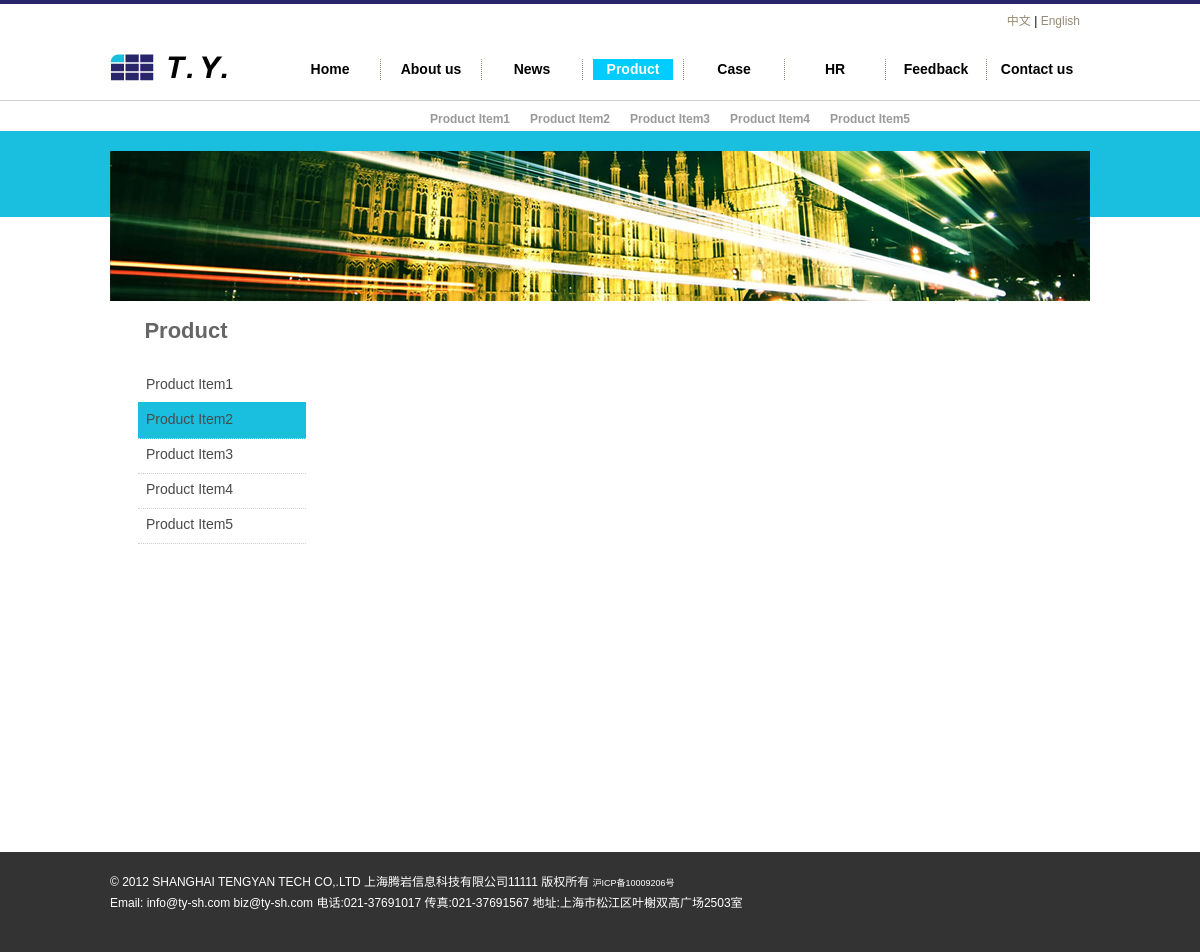
/en/product/product.php?id2=9, run on the app's committed database.
### tables this page shows
CREATE TABLE `layoutpic` (
  `id_layoutpic` int(11) NOT NULL auto_increment,
  `id_layout` int(11) NOT NULL,
  `id_hr` int(11) NOT NULL,
  `title` varchar(250) NOT NULL,
  `intro` text NOT NULL,
  `url` varchar(250) NOT NULL,
  `opicname` varchar(250) NOT NULL,
  `spicname` varchar(250) NOT NULL,
  `dele` int(1) NOT NULL default '1',
  `type` varchar(3) NOT NULL,
  `indate` datetime NOT NULL,
  `modate` datetime NOT NULL,
  `deldate` datetime NOT NULL,
  `browsecount` int(11) NOT NULL,
  PRIMARY KEY  (`id_layoutpic`)
);

CREATE TABLE `productdir` (
  `id_proddir` int(11) NOT NULL auto_increment,
  `lang` int(1) NOT NULL,
  `name` varchar(50) NOT NULL default '1',
  `intro` text NOT NULL,
  `dele` int(1) NOT NULL default '1',
  `dirurl` varchar(50) NOT NULL,
  `fatherid` int(11) NOT NULL,
  `level` int(1) NOT NULL,
  `ordernum` int(11) NOT NULL,
  PRIMARY KEY  (`id_proddir`)
);

CREATE TABLE `layout` (
  `id_layout` int(11) NOT NULL auto_increment,
  `lang` int(1) NOT NULL default '1',
  `title` varchar(250) NOT NULL,
  `url` text NOT NULL,
  `intro` text NOT NULL,
  `content` text NOT NULL,
  `openstat` int(1) NOT NULL default '1',
  `ordernum` int(11) NOT NULL,
  PRIMARY KEY  (`id_layout`)
);

### www/inc/config.php (called while the page is built, shortened)
<?php
require_once("mysql.class.php");
$db_hostname="localhost";
$db_username="root";
$db_password="123456";
$db_database="demo-l1";
?>

### www/inc/function.class.php (called while the page is built, shortened)
<?php
$objDB=new mysql($db_hostname,$db_username,$db_password,$db_database);
$strSQL = "select iscopy,otherheader,title,keywords,description,icp,mapcode,statistics from siteset where id_siteset=1" ;
$objDB->Execute($strSQL);
function getcurrentfilename(){
return end(explode('/',$_SERVER["PHP_SELF"]));
}
function getproductdir2($fatherid){
global	 $objDB;
$strSQL="SELECT id_proddir,name,intro FROM productdir WHERE level='2' and dele='1' and fatherid='".$fatherid."' order by ordernum asc";
$objDB->Execute($strSQL);
$getproductdir2=$objDB->GetRows();
return $getproductdir2;
}
function getlayoutinfo($lid,$tableField){
global	 $objDB;
$strSQL = "select $tableField from layout where id_layout='".$lid."'" ;
$objDB->Execute($strSQL);
$getlayoutinfo=$objDB->fields();
return $getlayoutinfo;
}
function getlayoutpic($lid,$postion){
global	 $objDB;
$strSQL = "select opicname as pic from layoutpic  where id_layout ='".$lid."' order by  id_layoutpic asc limit $postion,1" ;
$objDB->Execute($strSQL);
$arronepic=$objDB->fields();
return $arronepic[pic];
}
?>

### www/inc/en_header_core.php (called while the page is built, shortened)
<?php
$allproddir2=getproductdir2(7);
?>

### www/inc/en_product_core.php (called while the page is built, shortened)
<?php
require "../../inc/config.php";
require "../../inc/function.class.php";
require "../../inc/en_header_core.php";
?>

### www/en/product/product.php (the view, shortened to what this page needs)
<?php
require "../../inc/en_product_core.php";
?>
<!DOCTYPE html PUBLIC "-//W3C//DTD XHTML 1.0 Transitional//EN" "http://www.w3.org/TR/xhtml1/DTD/xhtml1-transitional.dtd">
<html xmlns="http://www.w3.org/1999/xhtml">
<head>
<link href="../../inc/css/css1.css" rel="stylesheet" type="text/css">
</head>
<body>
<? require "../header.php"; ?>
<div id="about_banner">
<div id="about_box"><img src="../../inc/pics/about_banner.jpg" /></div>
</div>
<div id="product_contbox">
<div id="about_top">
<div id="about_toptitle">Product</div>
<div id="about_topintro">
</div>
</div>
<div id="case_left">
<ul>
<? for($i=0;$i<sizeof($allproddir2);$i++){?>
<li><a href="/en/product/product.php?id2=<?=$allproddir2[$i][id_proddir]?>" <? if($_GET[id2]==$allproddir2[$i][id_proddir]){echo 'class="curr"';}?>><?=$allproddir2[$i][name];?></a></li>
<? }?>
</ul>
</div>
<div id="product_right">
<div id="navi"><?php if(substr(trim($strNavigate),-46)!='#494949"><strong>1</strong></font>&nbsp;&nbsp;'){echo $strNavigate;}?></div>
</div>
</div>
<? require "../footer.php"; ?>
</body>
</html>

### www/en/header.php (shortened to what this page needs)
<div id="header_box">
<div id="header" >
<div id="header_logo"><a href="/"><img src="/upload/layout/<?=getlayoutpic(1,0)?>" width="132" height="27" /></a></div>
<div id="header_menubox">
<div id="header_language"><a href="/">中文</a> | <a href="/en/">English</a></div>
<div id="header_menu" style="position: relative">
<ul  id="menu">
<li><a href="/en/" id="n1"  <? if(getcurrentfilename()=='index.php'){echo ' class="curr"';}?>>Home</a></li>
<li><a href="/en/about/about.php?pageid=8" id="n2"  <? if(getcurrentfilename()=='about.php'){echo ' class="curr"';}?>>About us</a></li>
<li><a href="/en/news/news.php" id="n3"  <? if(getcurrentfilename()=='news.php'){echo ' class="curr"';}?>>News</a></li>
<li><a href="/en/product/product.php?id1=7" id="n4"  <? if(getcurrentfilename()=='product.php'){echo ' class="curr"';}?>>Product</a></li>
<li><a href="/en/case/case.php" id="n5"  <? if(getcurrentfilename()=='case.php'){echo ' class="curr"';}?>>Case</a></li>
<li><a href="/en/about/hr.php?pageid=13" id="n6"  <? if(getcurrentfilename()=='hr.php'){echo ' class="curr"';}?>>HR</a></li>
<li><a href="javascript:void(0)"  onclick="needsendmail2();" id="n7"  >Feedback</a></li>
<li style="border-right: none;"><a href="/en/about/contact.php?pageid=14" id="n8"  <? if(getcurrentfilename()=='contact.php'){echo ' class="curr"';}?>>Contact us</a></li>
</ul>
<div class="children">
<ul id="subNav4" <? if(getcurrentfilename()=='product.php'){echo 'style="display:block"';}?>>
<? for($i=0;$i<sizeof($allproddir2);$i++){?>
<li><a href="/en/product/product.php?id2=<?=$allproddir2[$i][id_proddir]?>" ><?=$allproddir2[$i][name];?></a></li>
<? }?>
</ul>
</div>
</div>
</div>
</div>
</div>

### www/en/footer.php (shortened to what this page needs)
<div id="footer">
<div id="footer_info">
<p>
<?
$footertext=getlayoutinfo(8,'content');
echo $footertext[content];
?>
</p>
</div>
</div>

### www/inc/css/css1.css (style rules this page uses)
html,body,div,img,h1,h2,h3,h4,h5,h6,ul,p,blockquote,form,fieldset,table,th,td,fieldset,legend { margin:0;padding:0;border:0; }
html { overflow-y:scroll; }
body { font-size:87.5%; }
a { outline:none; border-style: none; -moz-outline-style: none; }
p,ul,ol { margin-bottom:15px; }
li { margin-left:20px; }
a { color: #183F72; text-decoration: underline; }
body { font-family: Arial, Helvetica, sans-serif; text-align:left; font-size: 9pt; background-color:#fff; line-height: 1.5em; }
#header_box { width: 100%;height:96px;border-top: 4px #28256B solid;border-bottom:1px #D0D0D0 solid; }
#header { width: 980px;height:96px;margin: 0 auto; }
#header_logo { float:left;width: 137px;height:30px; margin-top:50px; }
#header_menubox { float:right;width:840px; height:96px; }
#header_language { float:right; margin-right:10px;width:300px; height:30px; text-align:right; line-height:35px; }
#header_language a { font-size: 9pt; color: #978973; text-decoration: none; font-weight: normal; }
#header_menu { float:right; margin-top:25px;width:810px; height:21px; }
#menu { font-size:14px; }
#menu, #menu li { list-style:none; padding:0; margin:0; border-right:1px dotted #978973; }
#menu li { float:left; width:100px; height:21px; }
#menu li a { display:block; width:80px; margin-left:10px; height:21px; line-height:20px; text-align:center;color:#000; text-decoration:none;font-size:14px; font-weight: bold }
#menu li a.curr { color:#fff; text-decoration:none; font-size:14px; font-weight: bold; height:21px; background-color: #0CF }
.children { position:absolute;left:150px;top:50px;font-size:12px; }
.children ul { display:none }
.children, .children li { list-style:none; padding:0; margin:0; }
.children li { float:left; width:100px; height:21px; }
.children li a { display:block; width:80px; height:21px; line-height:20px; text-align:center;color:#9a9a9a; text-decoration:none;font-size:12px; font-weight: bold }
#footer { width: 100%;height:100px;background-color: #333333; color:#FFFFFF }
#footer_info { width: 980px;height:100px;margin: 0 auto; }
#footer p { float:left; margin-top:20px;line-height:20px; }
#footer a { font-size: 9px; color: #FFFFFF; text-decoration: none; font-weight: normal; }
#about_banner { margin-top:30px;width: 100%;height:86px;background-color: #1ABFDF; }
#about_box { position: relative; padding-top:25px; width: 980px;height:100px;margin: 0 auto; }
#about_box img { position: absolute; left:0px;top:20px; }
#about_top { float:left;width: 980px;height:50px; }
#about_toptitle { float:left; margin-top:20px;width: 152px;height:70px; font-size: 22px;color: #666666; font-weight: bold; text-align:center; }
#about_topintro { float:left; margin-top:20px; margin-left:90px; width: 500px;height:30px;font-size: 20px;color: #666666; font-weight: bold; }
#case_left { float:left; width: 210px;height:300px; }
#case_left ul { list-style: none; }
#case_left li { float:left; margin-top:15px; width:152px;height:20px; }
#case_left li a { padding:8px; display:block;margin-left:8px;font-size: 14px;color: #494949; text-decoration: none; font-weight: normal;width:152px;height:20px;border-bottom:1px #D0D0D0 dotted; }
#case_left li a.curr { color: #494949; width:152px;height:20px; border-bottom:1px #D0D0D0 dotted;background-color:#1ABFDF; }
#product_contbox { width: 980px;height:auto!important;min-height:550px;height:550px;margin: 0 auto; margin-top:85px; }
#product_right { float: right;width: 765px;height:auto!important;min-height:350px;height:350px; }
#navi { float:right; margin:25px 0px;width:100%;height:30px; text-align:right; }

### data on the page
layoutpic: opicname (picture)
productdir: name "Product Item1"
productdir: name "Product Item2"
productdir: name "Product Item3"
productdir: name "Product Item4"
productdir: name "Product Item5"
layout: content "© 2012 SHANGHAI TENGYAN TECH CO,.LTD 上海腾岩信息科技有限公司11111 版权所有 沪ICP备10009206号 Email: info@ty-sh.com biz@ty-sh.com 电话:021-37691017 传真:021-37691567 地址:上海市松江区叶榭双高广场2503室"
